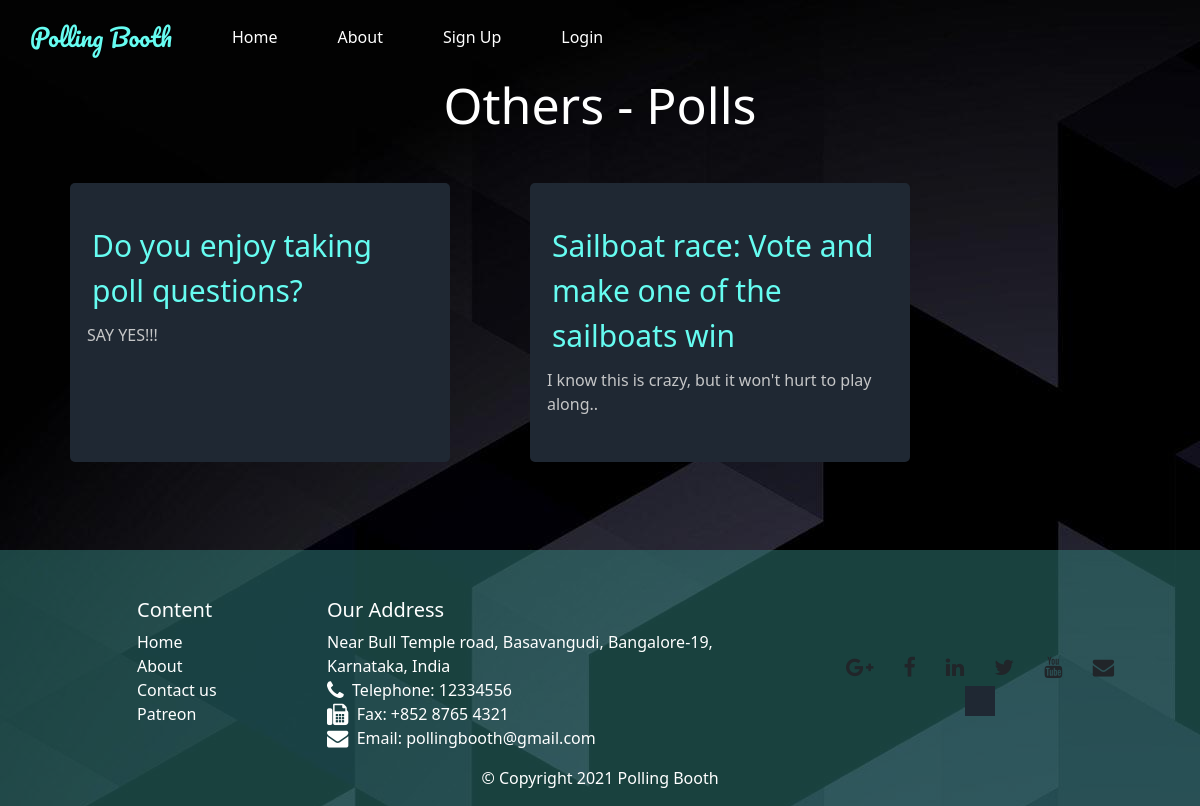
Page /polls.php?type=Others on the committed database.
### tables this page shows
CREATE TABLE `polls` (
  `pollId` int(4) NOT NULL,
  `userId` varchar(256) NOT NULL,
  `type` varchar(256) NOT NULL,
  `question` varchar(256) NOT NULL,
  `description` varchar(256) DEFAULT NULL,
  `startDate` date NOT NULL,
  `endDate` date NOT NULL,
  `isPrivate` char(1) NOT NULL
);

### includes/functions.inc.php (called while the page is built, shortened)
<?php
function fetchPublicPolls($conn, $type) {
    $sql = "SELECT * FROM polls WHERE type = ? AND (DATE(NOW()) BETWEEN startDate AND endDate) AND isPrivate = 'N';";
    $stmt = mysqli_stmt_init($conn);
    if (!mysqli_stmt_prepare($stmt, $sql)) {
        header("location: ../index.php?error=stmtfailed");
        exit();
    }
    mysqli_stmt_bind_param($stmt, "s", $type);
    mysqli_stmt_execute($stmt);
    $result = mysqli_stmt_get_result($stmt);
    $rowsNum = mysqli_num_rows($result);
    if ($rowsNum > 0)
    {
        $rows = mysqli_fetch_all($result, MYSQLI_ASSOC);
        return $rows;
    }
    return false;
}

### polls.php (the view, shortened to what this page needs)
<?php
include_once "header.php";
require_once "includes/dbh.inc.php";
require_once "includes/functions.inc.php";
$category = $_GET["type"];
$polls = fetchPublicPolls($conn, $category);
?>
<h2 class="text-center mb-5" style="color: white; font-size:50px;"><?php echo $category ?> - Polls</h2>
<div class="polls container">
    <div class="row">
        <?php
        if (!empty($polls)) {
            foreach ($polls as $poll) {
                echo "<div class='poll-container col-6 col-sm-4'><a href=vote.php?id=" . $poll["pollId"] . ">" . $poll["question"] . "</a>";
                if ($poll["description"]) {
                    echo "<p class='desc'>" . $poll["description"] . "</p>";
                }
                echo "</div>";
            }
        } else {
            echo "<h3 style='color:grey;'>&nbsp&nbsp--Sorry no polls available!--</h3>";
        }
        ?>
    </div>
</div>
<?php
include_once "footer.php";
?>
</body>
</html>

### style.css (style rules this page uses)
html, body { margin: 0px; padding: 0px; }
.poll-container { background-color: #1f2833; color: #C5C6C7; border-radius: 5px; overflow: hidden; padding: 30px; margin: 40px; }
.poll-container a { color: #66fcf1; padding: 10px; font-size: 30px; text-decoration: none; display: flex; justify-content: center; }
.desc { margin-left: 5px; margin-right: 5px; }

### rows in the picture
polls: question "Do you enjoy taking poll questions?", description "SAY YES!!!"
polls: question "Sailboat race: Vote and make one of the sailboats win", description "I know this is crazy, but it won't hurt to play along.."

### other values in the picture
$category "Others"
